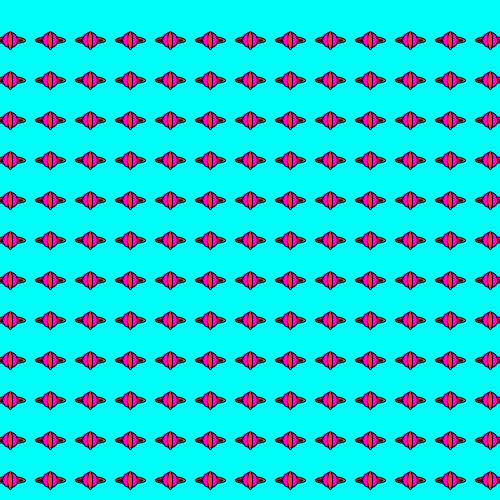
Frame 1 (no input)
Frame 60 (the mouse pressed at the canvas centre just before this capture): identical to frame 1, image omitted
Frame 120 (the mouse held since frame 60 and released just before this capture): identical to frame 1, image omitted

The Processing sketch that drew this single still picture (run headless with seeded random() and noise(); from frame 60 on, the mouse is pressed at the canvas centre):

// Processing sketch: processing_38303
// ── processing_38303.pde

            
     




// pink knots





 
void setup() {
  size (500,500);

}

int x1 = 10;
int y1 = 40;
int spacing = 40;




void draw  () {
    background (0,255,249);
  for (int j = 0; j <= 500; j = j +spacing){
     fill (0 +j/2);
    for (int i = 0; i <= 500; i = i + spacing) {
      fill (20 + i/4);
      for ( int k = 0; k <= 25; k = k +5){
        //fill(#F6FF00);
        //ellipse (x1 + i, y1 - j, 40 -k,40-k); // yellow top circles
        fill (#FF00D5);
        ellipse ( x1 + i,y1 + j,10-k,10-k); // pink knots
        //fill(#FF90E4);
          // ellipse ( x1 + i,y1 + j,10-k,60-k);// links red/pink knots
           fill(#FC3340);
           ellipse ( x1 + i,y1 + j,30-k,7-k); //red interior of squished ellipses
          // fill (#F8FC33);
           // rect ( x1 + i,y1 + j,30-k,7-k); // yellow bars(rectangles)
        //  fill(#33FC7B);
        //  ellipse (x1 + i,y1 + j,30-k,3-k); // green slice in pink circle
      }
    }
  }
  
}
